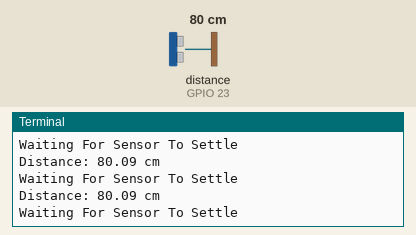
Simulated run of this program. Board: Raspberry Pi (BCM pin numbers). Shown: the last lines printed to the terminal. Inputs (shaded band) come from the test bench; at power-on: distance to the obstacle (sensor on GPIO 23) 80 cm. The echo pulse lasts 58.3 µs per cm; the clock reads 2024-03-15 10:24:30 at power-on unless the program sets it.

Above: at 1.2 s.
1.3 s: distance to the obstacle (sensor on GPIO 23) set to 2 cm
At 1.35 s:
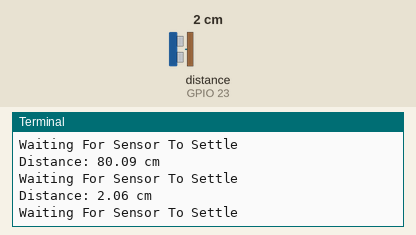
2.8 s: distance to the obstacle (sensor on GPIO 23) set to 4 cm
At 2.83 s:
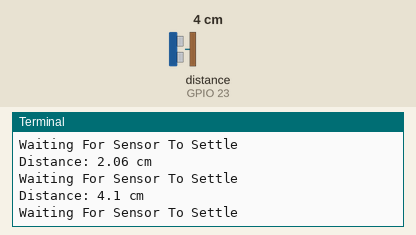
Timing chart, 0 to 5.8 s (numbered marks = the images above; inputs shaded):
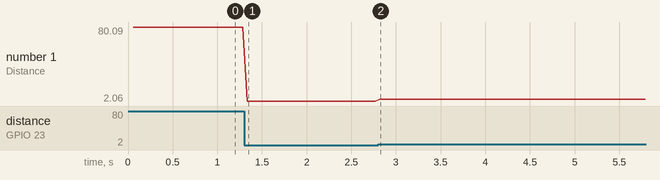

The program:

rapidsense.py
```python
import RPi.GPIO as GPIO
import time
GPIO.setmode(GPIO.BCM)


TRIG = 18
ECHO = 23

print "Distance Measurement In Progress"

GPIO.setup(TRIG,GPIO.OUT)

GPIO.setup(ECHO,GPIO.IN)

GPIO.output(TRIG,GPIO.LOW)

while True:
    print "Waiting For Sensor To Settle"

    time.sleep(0.05)

    GPIO.output(TRIG,True)
    time.sleep(0.00001)
    GPIO.output(TRIG,False)

    while GPIO.input(ECHO)==0:
        pulse_start = time.time()

    while GPIO.input(ECHO)==1:
        pulse_end = time.time()

    pulse_duration = pulse_end - pulse_start

    distance = pulse_duration * 17150

    distance = round(distance,2)

    print "Distance:",distance,"cm"

GPIO.cleanup()
```

Measured:
- after the input at 1.3 s, the terminal: prints a new line at once (image 1)
- after the input at 2.8 s, the terminal: prints a new line at once (image 2)
- plotted number 1: 80.09 → 2.06 after the input at 1.3 s, 2.06 → 4.1 after the input at 2.8 s
